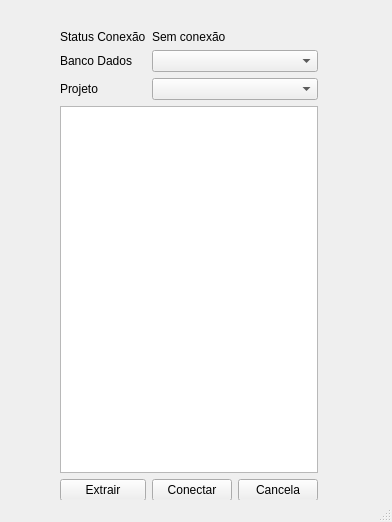
<?xml version="1.0" encoding="UTF-8"?>
<ui version="4.0">
 <class>MainWindow</class>
 <widget class="QMainWindow" name="MainWindow">
  <property name="geometry">
   <rect>
    <x>0</x>
    <y>0</y>
    <width>392</width>
    <height>522</height>
   </rect>
  </property>
  <property name="windowTitle">
   <string>MainWindow</string>
  </property>
  <widget class="QWidget" name="centralwidget">
   <widget class="QWidget" name="layoutWidget">
    <property name="geometry">
     <rect>
      <x>60</x>
      <y>30</y>
      <width>258</width>
      <height>471</height>
     </rect>
    </property>
    <layout class="QGridLayout" name="gridLayout">
     <item row="5" column="1">
      <widget class="QPushButton" name="pushButton_conectar">
       <property name="text">
        <string>Conectar</string>
       </property>
      </widget>
     </item>
     <item row="4" column="0" colspan="3">
      <widget class="QTreeView" name="treeView"/>
     </item>
     <item row="1" column="1" colspan="2">
      <widget class="QComboBox" name="comboBox_bancoDados"/>
     </item>
     <item row="5" column="2">
      <widget class="QPushButton" name="pushButton_cancelar">
       <property name="text">
        <string>Cancela</string>
       </property>
      </widget>
     </item>
     <item row="0" column="0">
      <widget class="QLabel" name="label_statusConexao">
       <property name="text">
        <string>Status Conexão</string>
       </property>
      </widget>
     </item>
     <item row="1" column="0">
      <widget class="QLabel" name="label_bancoDados">
       <property name="text">
        <string>Banco Dados</string>
       </property>
      </widget>
     </item>
     <item row="5" column="0">
      <widget class="QPushButton" name="pushButton_extrair">
       <property name="text">
        <string>Extrair</string>
       </property>
      </widget>
     </item>
     <item row="0" column="1" colspan="2">
      <widget class="QLabel" name="label_StatusConexao_retorno">
       <property name="text">
        <string>Sem conexão</string>
       </property>
      </widget>
     </item>
     <item row="2" column="0">
      <widget class="QLabel" name="label_projeto">
       <property name="text">
        <string>Projeto</string>
       </property>
      </widget>
     </item>
     <item row="2" column="1" colspan="2">
      <widget class="QComboBox" name="comboBox_projeto"/>
     </item>
    </layout>
   </widget>
  </widget>
  <widget class="QStatusBar" name="statusbar"/>
 </widget>
 <resources/>
 <connections/>
</ui>
